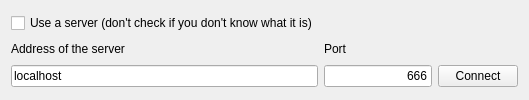
      <widget class="QWidget" name="tab">
       <attribute name="title">
        <string>Connexion</string>
       </attribute>
       <layout class="QVBoxLayout" name="verticalLayout_56">
        <item>
         <layout class="QGridLayout" name="gridLayout">
          <item row="1" column="0">
           <widget class="QLabel" name="label">
            <property name="minimumSize">
             <size>
              <width>0</width>
              <height>20</height>
             </size>
            </property>
            <property name="maximumSize">
             <size>
              <width>16777215</width>
              <height>20</height>
             </size>
            </property>
            <property name="text">
             <string>Address of the server</string>
            </property>
           </widget>
          </item>
          <item row="1" column="1">
           <widget class="QLabel" name="label_2">
            <property name="minimumSize">
             <size>
              <width>0</width>
              <height>20</height>
             </size>
            </property>
            <property name="maximumSize">
             <size>
              <width>16777215</width>
              <height>20</height>
             </size>
            </property>
            <property name="text">
             <string>Port</string>
            </property>
           </widget>
          </item>
          <item row="2" column="0">
           <widget class="QLineEdit" name="addrEdit">
            <property name="text">
             <string>localhost</string>
            </property>
           </widget>
          </item>
          <item row="2" column="1">
           <widget class="QLineEdit" name="portEdit">
            <property name="text">
             <string>666</string>
            </property>
            <property name="alignment">
             <set>Qt::AlignRight|Qt::AlignTrailing|Qt::AlignVCenter</set>
            </property>
           </widget>
          </item>
          <item row="2" column="2">
           <widget class="QPushButton" name="connectButton">
            <property name="text">
             <string>Connect</string>
            </property>
           </widget>
          </item>
          <item row="0" column="0">
           <widget class="QCheckBox" name="serverCheck">
            <property name="text">
             <string>Use a server (don't check if you don't know what it is)</string>
            </property>
           </widget>
          </item>
         </layout>
        </item>
       </layout>
      </widget>
